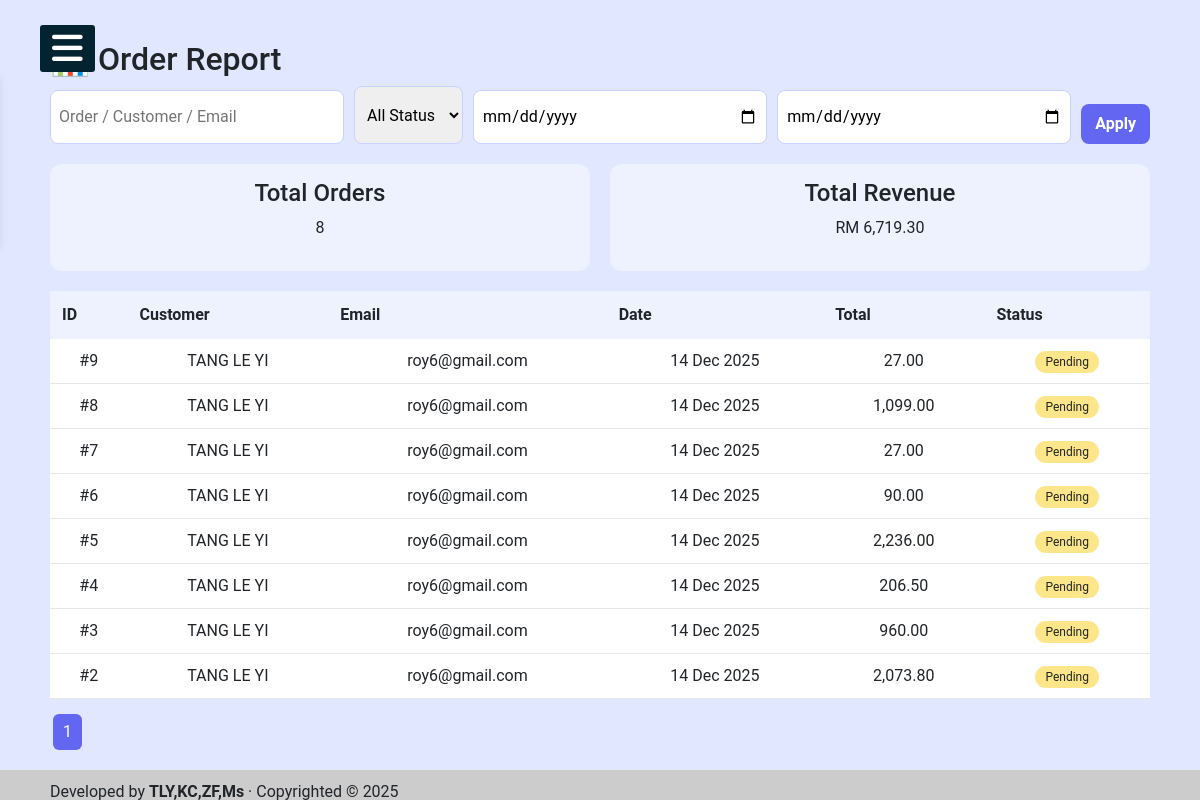
Page /admin/report.php (signed in) on the earlier database version.
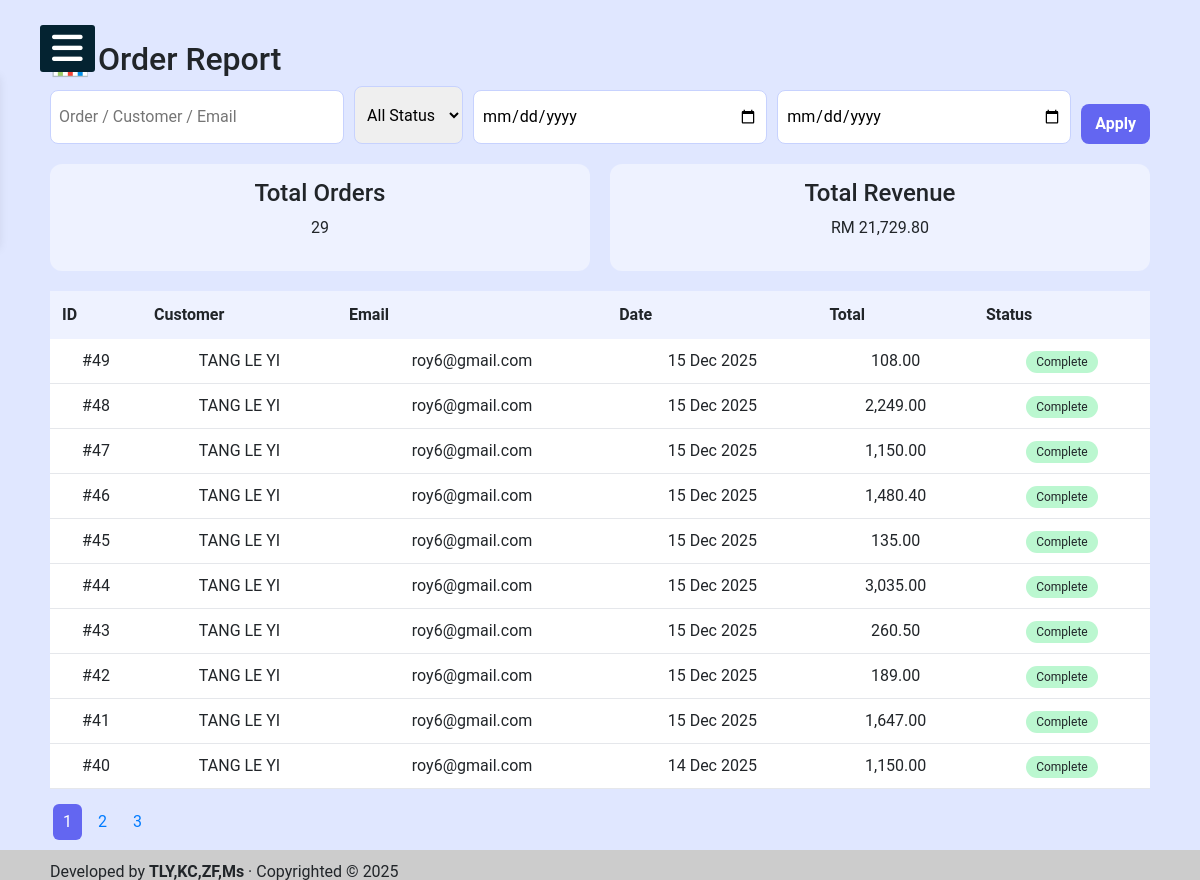
Same page on the later database version.
### tables this page shows
CREATE TABLE `orders` (
  `orderID` int(11) NOT NULL,
  `userID` int(11) NOT NULL,
  `orderDate` datetime NOT NULL,
  `totalAmount` decimal(10,2) NOT NULL,
  `status` varchar(50) DEFAULT 'Pending'
);

CREATE TABLE `user` (
  `userID` int(10) NOT NULL,
  `fname` varchar(100) NOT NULL,
  `lname` varchar(100) NOT NULL,
  `email` varchar(100) NOT NULL,
  `phoneNo` varchar(50) NOT NULL,
  `userPhoto` varchar(100) NOT NULL,
  `password` varchar(255) NOT NULL,
  `reset_code` varchar(6) DEFAULT NULL,
  `reset_expiry` datetime DEFAULT NULL
);

### admin/report.php (the view, shortened to what this page needs)
<?php
require '../_base.php';
include 'admin_head.php';
$search = $_GET['search'] ?? '';
$status = $_GET['status'] ?? '';
$from   = $_GET['from'] ?? '';
$to     = $_GET['to'] ?? '';
$page   = max(1, intval($_GET['page'] ?? 1));
$limit  = 10;
$offset = ($page - 1) * $limit;
$where  = [];
$params = [];
$whereSQL = $where ? 'WHERE ' . implode(' AND ', $where) : '';
$summarySQL = "
SELECT COUNT(*) totalOrders,
       SUM(totalAmount) totalRevenue
FROM orders o
JOIN user u ON o.userID = u.userID
$whereSQL
";
$stmt = $_db->prepare($summarySQL);
$stmt->execute($params);
$summary = $stmt->fetch(PDO::FETCH_OBJ);
$countSQL = "
SELECT COUNT(*)
FROM orders o
JOIN user u ON o.userID = u.userID
$whereSQL
";
$stmt = $_db->prepare($countSQL);
$stmt->execute($params);
$totalRows  = $stmt->fetchColumn();
$totalPages = ceil($totalRows / $limit);
$sql = "
SELECT o.orderID, o.orderDate, o.totalAmount, o.status,
       u.fname, u.lname, u.email
FROM orders o
JOIN user u ON o.userID = u.userID
$whereSQL
ORDER BY o.orderDate DESC
LIMIT $limit OFFSET $offset
";
$stmt = $_db->prepare($sql);
$stmt->execute($params);
$orders = $stmt->fetchAll(PDO::FETCH_OBJ);
?>
<section class="page-wrap">
<h2>📊 Order Report</h2>
<form class="filter-box" method="get">
    <input type="text" name="search" placeholder="Order / Customer / Email" value="<?= htmlspecialchars($search) ?>">
    <select name="status">
        <option value="">All Status</option>
    </select>
    <input type="date" name="from" value="<?= $from ?>">
    <input type="date" name="to" value="<?= $to ?>">
    <button>Apply</button>
</form>
<div class="summary">
    <div>
        <h4>Total Orders</h4>
        <p><?= $summary->totalOrders ?? 0 ?></p>
    </div>
    <div>
        <h4>Total Revenue</h4>
        <p>RM <?= number_format($summary->totalRevenue ?? 0, 2) ?></p>
    </div>
</div>
<table class="order-table">
<thead>
<tr>
    <th>ID</th>
    <th>Customer</th>
    <th>Email</th>
    <th>Date</th>
    <th>Total</th>
    <th>Status</th>
</tr>
</thead>
<tbody>
<?php foreach ($orders as $o): ?>
<tr>
    <td>#<?= $o->orderID ?></td>
    <td><?= $o->fname ?> <?= $o->lname ?></td>
    <td><?= $o->email ?></td>
    <td><?= date('d M Y', strtotime($o->orderDate)) ?></td>
    <td><?= number_format($o->totalAmount,2) ?></td>
    <td><span class="status <?= strtolower($o->status) ?>"><?= $o->status ?></span></td>
</tr>
<?php endforeach ?>
</tbody>
</table>
<div class="pagination">
<?php for ($i=1;$i<=$totalPages;$i++): ?>
<a class="<?= $i==$page?'active':'' ?>"
   href="?page=<?= $i ?>&search=<?= urlencode($search) ?>&status=<?= $status ?>&from=<?= $from ?>&to=<?= $to ?>">
   <?= $i ?>
</a>
<?php endfor ?>
</div>
</section>
<?php include '../_foot.php'; ?>

Differences in the rows shown:
removed orders: orderID "9", userID.fname "TANG", userID.lname "LE YI", userID.email "roy6@gmail.com", orderDate "14 Dec 2025", totalAmount "27.00", status "Pending"
removed orders: orderID "8", userID.fname "TANG", userID.lname "LE YI", userID.email "roy6@gmail.com", orderDate "14 Dec 2025", totalAmount "1,099.00", status "Pending"
removed orders: orderID "7", userID.fname "TANG", userID.lname "LE YI", userID.email "roy6@gmail.com", orderDate "14 Dec 2025", totalAmount "27.00", status "Pending"
removed orders: orderID "6", userID.fname "TANG", userID.lname "LE YI", userID.email "roy6@gmail.com", orderDate "14 Dec 2025", totalAmount "90.00", status "Pending"
removed orders: orderID "5", userID.fname "TANG", userID.lname "LE YI", userID.email "roy6@gmail.com", orderDate "14 Dec 2025", totalAmount "2,236.00", status "Pending"
removed orders: orderID "4", userID.fname "TANG", userID.lname "LE YI", userID.email "roy6@gmail.com", orderDate "14 Dec 2025", totalAmount "206.50", status "Pending"
removed orders: orderID "3", userID.fname "TANG", userID.lname "LE YI", userID.email "roy6@gmail.com", orderDate "14 Dec 2025", totalAmount "960.00", status "Pending"
removed orders: orderID "2", userID.fname "TANG", userID.lname "LE YI", userID.email "roy6@gmail.com", orderDate "14 Dec 2025", totalAmount "2,073.80", status "Pending"
added orders: orderID "49", userID.fname "TANG", userID.lname "LE YI", userID.email "roy6@gmail.com", orderDate "15 Dec 2025", totalAmount "108.00", status "Complete"
added orders: orderID "48", userID.fname "TANG", userID.lname "LE YI", userID.email "roy6@gmail.com", orderDate "15 Dec 2025", totalAmount "2,249.00", status "Complete"
added orders: orderID "47", userID.fname "TANG", userID.lname "LE YI", userID.email "roy6@gmail.com", orderDate "15 Dec 2025", totalAmount "1,150.00", status "Complete"
added orders: orderID "46", userID.fname "TANG", userID.lname "LE YI", userID.email "roy6@gmail.com", orderDate "15 Dec 2025", totalAmount "1,480.40", status "Complete"
added orders: orderID "45", userID.fname "TANG", userID.lname "LE YI", userID.email "roy6@gmail.com", orderDate "15 Dec 2025", totalAmount "135.00", status "Complete"
added orders: orderID "44", userID.fname "TANG", userID.lname "LE YI", userID.email "roy6@gmail.com", orderDate "15 Dec 2025", totalAmount "3,035.00", status "Complete"
added orders: orderID "43", userID.fname "TANG", userID.lname "LE YI", userID.email "roy6@gmail.com", orderDate "15 Dec 2025", totalAmount "260.50", status "Complete"
added orders: orderID "42", userID.fname "TANG", userID.lname "LE YI", userID.email "roy6@gmail.com", orderDate "15 Dec 2025", totalAmount "189.00", status "Complete"
added orders: orderID "41", userID.fname "TANG", userID.lname "LE YI", userID.email "roy6@gmail.com", orderDate "15 Dec 2025", totalAmount "1,647.00", status "Complete"
added orders: orderID "40", userID.fname "TANG", userID.lname "LE YI", userID.email "roy6@gmail.com", orderDate "14 Dec 2025", totalAmount "1,150.00", status "Complete"
Other differences:
$summary->totalOrders: "8" → "29"
$summary->totalRevenue: "6,719.30" → "21,729.80"
new list line: "2"
new list line: "3"
